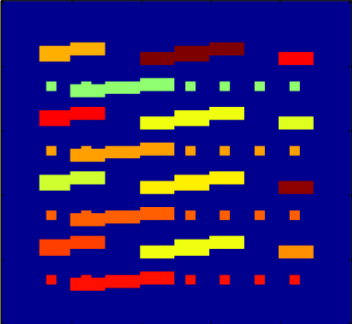
#> input picture project_oil2d/map.png, 352 x 324 px
$ jupyter execute oil2d.ipynb   (shell and % lines are left out)
#> lines starting #> are read from the running program, lines starting #| are printed output that depends on the picture
[cell 1]
import cv2
import numpy as np

# Load the image in grayscale mode
image_path = "map.png"
binary_image = cv2.imread(image_path, cv2.IMREAD_GRAYSCALE)
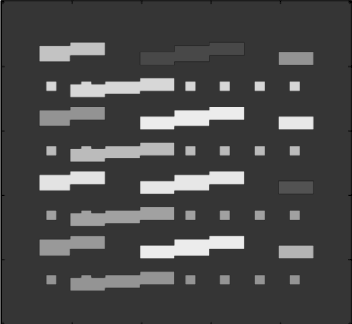
#> binary_image: shape (324, 352); min 0, max 236, mean 73.2

# Apply threshold to make sure it's binary
# _, binary_threshold = cv2.threshold(binary_image, 127, 255, cv2.THRESH_BINARY)

# Convert 255s to 1s
matrix = (binary_image / 255).astype(np.float64)

# Now, fuel_matrix contains 1s for fuel areas and 0s for non-fuel areas

[cell 2]
np.savetxt("matrix.csv", matrix, delimiter=",", fmt="%f")

[cell 3]
import matplotlib.pyplot as plt
import numpy as np

# Function to plot a binary matrix
def plot_binary_matrix(size=10):
    """
    Generates and plots a binary matrix of the given size.

    Parameters:
    - size: int, the width and height of the square binary matrix
    """
    # Generate a random binary matrix
    binary_matrix = matrix
    #binary_matrix = flipped_matrix

    # Plot the matrix
    plt.figure(figsize=(5, 5))
    plt.imshow(binary_matrix, cmap='gray', interpolation='nearest')
    plt.title(f'{size}x{size} Binary Matrix')
    plt.axis('off')  # Hide the axes
    plt.show()

# Call the function to plot a 10x10 binary matrix
plot_binary_matrix(20)

[cell 4]
np.savetxt("matrix.csv", matrix, delimiter=",", fmt="%f")

[cell 5]
matrix.shape
matrix[5,14]
#> Out = 0.208

[cell 6]
flipped_matrix = np.flipud(matrix)
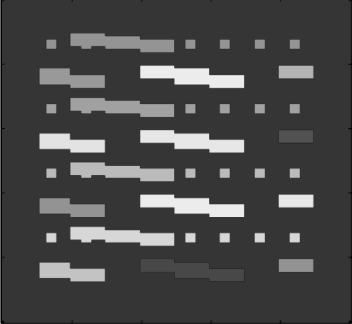
#> flipped_matrix: shape (324, 352) float64; min 0, max 0.925, mean 0.287
flipped_matrix

[cell 7]
np.argwhere(flipped_matrix > 0.7)
#> Out = 9854 pairs, first value 66 to 323, second value 0 to 312

[cell 8]
np.argwhere(matrix > 0)
#> Out = 113702 pairs, first value 0 to 323, second value 0 to 351
